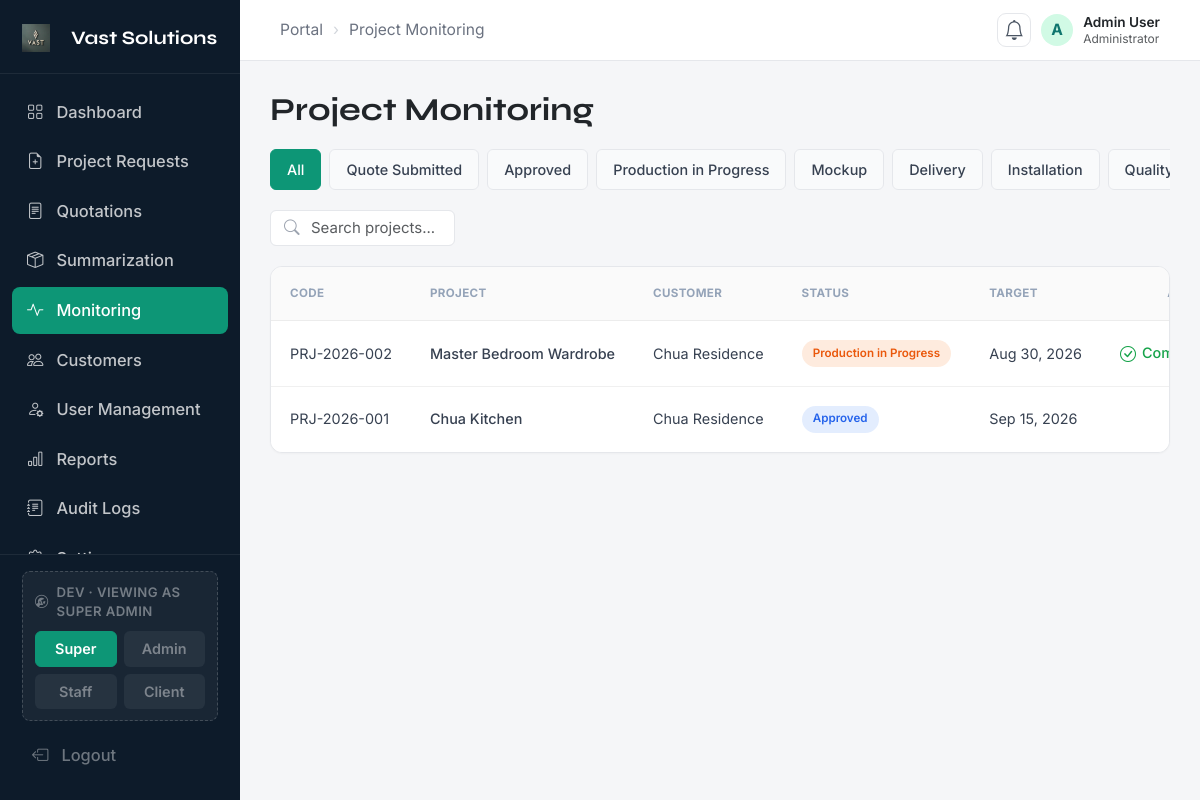
Screenshot of /admin/monitoring.php with the database file from the repository.
### tables this page shows
CREATE TABLE `projects` (
  `id`             INT UNSIGNED NOT NULL AUTO_INCREMENT,
  `project_code`   VARCHAR(30) NOT NULL,                
  `customer_id`    INT UNSIGNED DEFAULT NULL,
  `request_id`     INT UNSIGNED DEFAULT NULL,           
  `project_name`   VARCHAR(150) NOT NULL,
  `category`       VARCHAR(80)  DEFAULT NULL,
  `description`    TEXT DEFAULT NULL,                   
  `installation_address` VARCHAR(255) DEFAULT NULL,
  `status`         ENUM('quote_submitted','approved','production','mockup','delivery',
                        'installation','quality_check','punchlist','final_approval',
                        'completed','on_hold','rejected')
                     NOT NULL DEFAULT 'quote_submitted',
  `progress`       TINYINT UNSIGNED NOT NULL DEFAULT 0,  
  `start_date`     DATE DEFAULT NULL,
  `target_completion` DATE DEFAULT NULL,
  `approver`       VARCHAR(120) DEFAULT NULL,
  `created_at`     DATETIME NOT NULL DEFAULT CURRENT_TIMESTAMP,
  `updated_at`     DATETIME NOT NULL DEFAULT CURRENT_TIMESTAMP ON UPDATE CURRENT_TIMESTAMP,
  PRIMARY KEY (`id`),
  UNIQUE KEY `uq_project_code` (`project_code`),
  KEY `ix_proj_customer` (`customer_id`),
  KEY `ix_proj_status` (`status`),
  CONSTRAINT `fk_proj_customer` FOREIGN KEY (`customer_id`)
    REFERENCES `customers` (`id`) ON DELETE SET NULL,
  CONSTRAINT `fk_proj_request` FOREIGN KEY (`request_id`)
    REFERENCES `project_requests` (`id`) ON DELETE SET NULL
);

CREATE TABLE `customers` (
  `id`             INT UNSIGNED NOT NULL AUTO_INCREMENT,
  `user_id`        INT UNSIGNED DEFAULT NULL,           
  `name`           VARCHAR(150) NOT NULL,               
  `contact_person` VARCHAR(120) DEFAULT NULL,
  `email`          VARCHAR(150) DEFAULT NULL,
  `phone`          VARCHAR(40)  DEFAULT NULL,
  `address`        VARCHAR(255) DEFAULT NULL,
  `industry`       VARCHAR(80)  DEFAULT NULL,           
  `is_archived`    TINYINT(1) NOT NULL DEFAULT 0,
  `archived_at`    DATETIME DEFAULT NULL,
  `archived_by`    INT UNSIGNED DEFAULT NULL,
  `archive_reason` VARCHAR(255) DEFAULT NULL,
  `created_at`     DATETIME NOT NULL DEFAULT CURRENT_TIMESTAMP,
  `updated_at`     DATETIME NOT NULL DEFAULT CURRENT_TIMESTAMP ON UPDATE CURRENT_TIMESTAMP,
  PRIMARY KEY (`id`),
  KEY `ix_customers_name` (`name`),
  KEY `ix_customers_archived` (`is_archived`),
  CONSTRAINT `fk_customers_user` FOREIGN KEY (`user_id`)
    REFERENCES `users` (`id`) ON DELETE SET NULL,
  CONSTRAINT `fk_customers_archived_by` FOREIGN KEY (`archived_by`)
    REFERENCES `users` (`id`) ON DELETE SET NULL
);

### includes/auth.php (called while the page is built, shortened)
<?php
require_once __DIR__ . '/db.php';
function current_role(): string
{
    return $_SESSION['role'] ?? '';
}
function role_pages(): array
{
    $all = BACKOFFICE_ROLES;
    $adminUp = ['Super Admin', 'Admin'];
    $superOnly = ['Super Admin'];
    return [
        'dashboard'        => $all,
        'project_requests' => $all,
        'quotations'       => $all,
        'summarization'    => $all,
        'monitoring'       => $all,
        'customers'        => $all,
        'reports'          => $adminUp,
        'settings'         => $adminUp,
        'settings_self'    => $all,
        'archive'          => $adminUp,
        'user_management'  => $superOnly,
        'audit_logs'       => $superOnly,
    ];
}
function role_can(string $pageKey, ?string $role = null): bool
{
    $role  = $role ?? current_role();
    $map   = role_pages();
    $allow = $map[$pageKey] ?? BACKOFFICE_ROLES;
    return in_array($role, $allow, true);
}

### includes/db.php (called while the page is built)
<?php
function db(): PDO
{
    static $pdo = null;
    if ($pdo instanceof PDO) {
        return $pdo;
    }
    $env = static function (string $primary, string $railway, string $default): string {
        foreach ([$primary, $railway] as $key) {
            $v = getenv($key);
            if ($v !== false && trim($v) !== '') return trim($v);
        }
        return $default;
    };
    $host = $env('DB_HOST', 'MYSQLHOST',     '127.0.0.1');
    $port = (int) $env('DB_PORT', 'MYSQLPORT', '3306');
    $name = $env('DB_NAME', 'MYSQLDATABASE', 'vast_solutions');
    $user = $env('DB_USER', 'MYSQLUSER',     'root');
    $pass = $env('DB_PASS', 'MYSQLPASSWORD', '');
    $dsn = "mysql:host={$host};port={$port};dbname={$name};charset=utf8mb4";
    $pdo = new PDO($dsn, $user, $pass, [
        PDO::ATTR_ERRMODE            => PDO::ERRMODE_EXCEPTION,
        PDO::ATTR_DEFAULT_FETCH_MODE => PDO::FETCH_ASSOC,
        PDO::ATTR_EMULATE_PREPARES   => false,
    ]);
    return $pdo;
}

### admin/monitoring.php (the view, shortened to what this page needs)
<?php
require_once __DIR__ . '/../includes/auth.php';
require_once __DIR__ . '/../includes/project_status.php';
$active_page = 'monitoring';
$user_name = $_SESSION['full_name'] ?? 'Admin User';
$monitor_projects = [];
foreach (db()->query(
    "SELECT p.id, p.project_code, p.project_name, c.name AS customer, p.status,
            p.target_completion, p.start_date, p.progress, p.approver, p.description
       FROM projects p
       LEFT JOIN customers c ON c.id = p.customer_id
      WHERE p.status <> 'rejected'
      ORDER BY p.created_at DESC, p.id DESC"
) as $r) {
    $monitor_projects[] = [
        'id'       => (int) $r['id'],
        'code'     => $r['project_code'],
        'project'  => $r['project_name'],
        'customer' => $r['customer'] ?? '—',
        'status'   => $r['status'],
        'target'   => $r['target_completion'] ? date('M d, Y', strtotime($r['target_completion'])) : '—',
        'start'    => $r['start_date'] ?? '',
        'progress' => (int) $r['progress'],
        'approver' => $r['approver'] ?? '',
        'details'  => $r['description'] ?? '',
        'materials_key' => (string) $r['id'],
        'updates_key'   => (string) $r['id'],
    ];
}
?>
<!DOCTYPE html>
<html lang="en">
<head>
    <link href="https://cdn.jsdelivr.net/npm/bootstrap@5.3.3/dist/css/bootstrap.min.css" rel="stylesheet">
    <link rel="stylesheet" href="https://cdn.jsdelivr.net/npm/bootstrap-icons@1.11.3/font/bootstrap-icons.min.css">
    <link rel="stylesheet" href="admin.css">
</head>
<body>
<?php include 'sidebar.php'; ?>
<div class="main">
    <div class="topbar">
        <div class="d-flex justify-content-between align-items-center w-100">
            <div class="d-flex align-items-center gap-2">
                <a href="#">Portal</a><span class="sep">›</span><span>Project Monitoring</span>
            </div>
            <div class="d-flex align-items-center gap-2">
                <?php include __DIR__ . '/../includes/notif_bell.php'; ?>
                    <div class="user-avatar-sm"><?= strtoupper(substr($user_name,0,1)); ?></div>
                <div class="lh-sm">
                    <div class="fw-semibold small text-dark"><?= htmlspecialchars($user_name); ?></div>
                    <div class="text-muted" style="font-size:12px;">Administrator</div>
                </div>
            </div>
        </div>
    </div>
    <div class="page-content container-fluid py-4 px-4">
        <div class="d-flex justify-content-between align-items-center mb-3 flex-wrap gap-2">
            <h1 class="page-title mb-0">Project Monitoring</h1>
        </div>
        <div class="d-flex justify-content-between align-items-center mb-3 flex-wrap gap-3">
            <div class="monitor-filters">
                <a href="#" class="monitor-pill active" data-filter="all">All</a>
                <?php foreach (project_statuses() as $key => $label): ?>
                <a href="#" class="monitor-pill" data-filter="<?= $key ?>"><?= htmlspecialchars($label) ?></a>
                <?php endforeach; ?>
            </div>
            <div class="monitor-search-wrap">
                <i class="bi bi-search monitor-search-icon"></i>
                <input type="text" class="form-control monitor-search" placeholder="Search projects...">
            </div>
        </div>
        <div class="monitor-card">
            <div class="table-responsive">
                <table class="table align-middle mb-0 monitor-table">
                    <thead>
                        <tr>
                            <th>CODE</th><th>PROJECT</th><th>CUSTOMER</th>
                            <th>STATUS</th><th>TARGET</th><th class="text-center">ACTIONS</th>
                        </tr>
                    </thead>
                    <tbody>
                        <?php foreach ($monitor_projects as $p):
                            $step = project_step_index($p['status']);
                            $can_complete = $step !== null && $step >= 2 && $p['status'] !== 'completed';
                        ?>
                        <tr data-project="<?= $p['code'] ?>" data-status="<?= project_status_key($p['status']) ?>">
                            <td><?= $p['code'] ?></td>
                            <td class="monitor-project"><?= htmlspecialchars($p['project']) ?></td>
                            <td class="monitor-customer"><?= htmlspecialchars($p['customer']) ?></td>
                            <td><?= project_status_badge($p['status']) ?></td>
                            <td class="monitor-target"><?= htmlspecialchars($p['target']) ?></td>
                            <td class="text-center">
                                <div class="monitor-actions">
                                    <div class="action-left">
                                        <?php if ($can_complete): ?>
                                        <a href="#" class="monitor-action complete"><i class="bi bi-check-circle"></i><span>Complete</span></a>
                                        <?php endif; ?>
                                    </div>
                                </div>
                            </td>
                        </tr>
                        <?php endforeach; ?>
                    </tbody>
                </table>
            </div>
        </div>
    </div>
</div>
</body>
</html>

### admin/sidebar.php (shortened to what this page needs)
<aside class="sidebar">
  <a class="sidebar-brand" href="admin-dashboard.php">
  <img src="../style/assets/logo.jpg" alt="Vast Solutions Logo" style="width:28px; height:28px; object-fit:contain; margin-right:10px;">
  Vast Solutions
</a>
  <nav class="sidebar-nav">
    <?php $rc = function_exists('role_can') ? 'role_can' : fn($k) => true;  ?>
    <?php if ($rc('dashboard')): ?>
    <a href="admin-dashboard.php" class="nav-item <?= $active_page === 'dashboard' ? 'active' : '' ?>">
      <i class="bi bi-grid"></i>
      <span>Dashboard</span>
    </a>
    <?php endif; ?>
    <?php if ($rc('project_requests')): ?>
    <a href="project-requests.php" class="nav-item <?= $active_page === 'project_requests' ? 'active' : '' ?>">
      <i class="bi bi-file-earmark-plus"></i>
      <span>Project Requests</span>
    </a>
    <?php endif; ?>
    <?php if ($rc('quotations')): ?>
    <a href="quotations.php" class="nav-item <?= $active_page === 'quotations' ? 'active' : '' ?>">
      <i class="bi bi-file-text"></i>
      <span>Quotations</span>
    </a>
    <?php endif; ?>
    <?php if ($rc('summarization')): ?>
    <a href="summarization.php" class="nav-item <?= $active_page === 'summarization' ? 'active' : '' ?>">
      <i class="bi bi-box-seam"></i>
      <span>Summarization</span>
    </a>
    <?php endif; ?>
    <?php if ($rc('monitoring')): ?>
    <a href="monitoring.php" class="nav-item <?= $active_page === 'monitoring' ? 'active' : '' ?>">
      <i class="bi bi-activity"></i>
      <span>Monitoring</span>
    </a>
    <?php endif; ?>
    <?php if ($rc('customers')): ?>
    <a href="customers.php" class="nav-item <?= $active_page === 'customers' ? 'active' : '' ?>">
      <i class="bi bi-people"></i>
      <span>Customers</span>
    </a>
    <?php endif; ?>
    <?php if ($rc('user_management')): ?>
    <a href="user-management.php" class="nav-item <?= $active_page === 'user_management' ? 'active' : '' ?>">
      <i class="bi bi-person-gear"></i>
      <span>User Management</span>
    </a>
    <?php endif; ?>
    <?php if ($rc('reports')): ?>
    <a href="reports.php" class="nav-item <?= $active_page === 'reports' ? 'active' : '' ?>">
      <i class="bi bi-bar-chart"></i>
      <span>Reports</span>
    </a>
    <?php endif; ?>
    <?php if ($rc('audit_logs')): ?>
    <a href="audit.php" class="nav-item <?= $active_page === 'audit_logs' ? 'active' : '' ?>">
      <i class="bi bi-journal-text"></i>
      <span>Audit Logs</span>
    </a>
    <?php endif; ?>
    <?php if ($rc('settings_self')): ?>
    <a href="settings.php" class="nav-item <?= $active_page === 'settings' ? 'active' : '' ?>">
      <i class="bi bi-gear"></i>
      <span>Settings</span>
    </a>
    <?php endif; ?>
  </nav>
  <div class="sidebar-footer">
    <?php if (defined('DEV_MODE') && DEV_MODE && empty($_SESSION['real_login'])): $dv = $_SESSION['dev_active'] ?? 'superadmin'; ?>
    <div class="dev-switch">
      <div class="dev-switch-label">
        <i class="bi bi-wrench-adjustable-circle"></i>
        DEV · viewing as <?= htmlspecialchars($_SESSION['role'] ?? 'Super Admin') ?>
      </div>
      <div class="dev-switch-btns">
        <a href="admin-dashboard.php?dev_user=superadmin"
           class="dev-switch-btn <?= $dv === 'superadmin' ? 'active' : '' ?>">Super</a>
        <a href="admin-dashboard.php?dev_user=admin"
           class="dev-switch-btn <?= $dv === 'admin' ? 'active' : '' ?>">Admin</a>
        <a href="admin-dashboard.php?dev_user=staff"
           class="dev-switch-btn <?= $dv === 'staff' ? 'active' : '' ?>">Staff</a>
        <a href="../user-dashboard/dashboard.php?dev_user=client"
           class="dev-switch-btn <?= $dv === 'client' ? 'active' : '' ?>">Client</a>
      </div>
    </div>
    <?php endif; ?>
    <a href="<?= BASE_URL ?>/logout.php" class="logout-btn">
      <i class="bi bi-box-arrow-left"></i>
      <span>Logout</span>
    </a>
  </div>
</aside>

### includes/notif_bell.php (shortened to what this page needs)
<?php
require_once __DIR__ . '/db.php';
require_once __DIR__ . '/auth.php';
?>
<div class="notif-dropdown">
  <button class="notif-bell" type="button" aria-label="Notifications"
          onclick="this.parentNode.classList.toggle('open')">
    <i class="bi bi-bell"></i>
  </button>
</div>

### includes/project_status.php (shortened to what this page needs)
<?php
function project_phases(): array {
    return [
        'quote_submitted' => 'Quote Submitted',
        'approved'        => 'Approved',
        'production'      => 'Production in Progress',
        'mockup'          => 'Mockup',
        'delivery'        => 'Delivery',
        'installation'    => 'Installation',
        'quality_check'   => 'Quality Check',
        'punchlist'       => 'Punchlist',
        'final_approval'  => 'Final Approval',
        'completed'       => 'Completed',
    ];
}
function project_off_track(): array {
    return [
        'on_hold'  => 'On Hold',
        'rejected' => 'Rejected',
    ];
}
function project_statuses(): array {
    return project_phases() + project_off_track();
}
function project_status_key(string $status): string {
    $s = strtolower(trim($status));
    if (isset(project_statuses()[$s])) return $s;
    return match ($s) {
        'waiting approval', 'waiting', 'pending', 'pending quote',
        'quote received', 'quote sent'                     => 'quote_submitted',
        'fabrication', 'in fabrication',
        'in progress', 'production in progress'            => 'production',
        'quality check', 'qc'                              => 'quality_check',
        'final approval', 'client sign-off'                => 'final_approval',
        'on hold', 'paused'                                => 'on_hold',
        'approved'                                         => 'approved',
        'completed', 'complete'                            => 'completed',
        'rejected'                                         => 'rejected',
        default                                            => 'quote_submitted',
    };
}
function project_status_label(string $status): string {
    return project_statuses()[project_status_key($status)];
}
function project_status_class(string $status): string {
    return 'status-' . str_replace('_', '-', project_status_key($status));
}
function project_step_index(string $status): ?int {
    $idx = array_search(project_status_key($status), array_keys(project_phases()), true);
    return $idx === false ? null : $idx;
}
function project_status_badge(string $status, string $baseClass = 'monitor-badge'): string {
    return '<span class="' . $baseClass . ' ' . project_status_class($status) . '">'
         . htmlspecialchars(project_status_label($status)) . '</span>';
}

### rows the page displays
projects: project_code "PRJ-2026-002", project_name "Master Bedroom Wardrobe", customer.name "Chua Residence", status "Production in Progress", target "Aug 30, 2026", shows "Complete"
projects: project_code "PRJ-2026-001", project_name "Chua Kitchen", customer.name "Chua Residence", status "Approved", target "Sep 15, 2026"

### other values shown
$_SESSION['role'] "SUPER ADMIN"
substr($user_name,0,1) "A"
$user_name "Admin User"
$label "Quote Submitted"
$label "Approved"
$label "Production in Progress"
$label "Mockup"
$label "Delivery"
$label "Installation"
